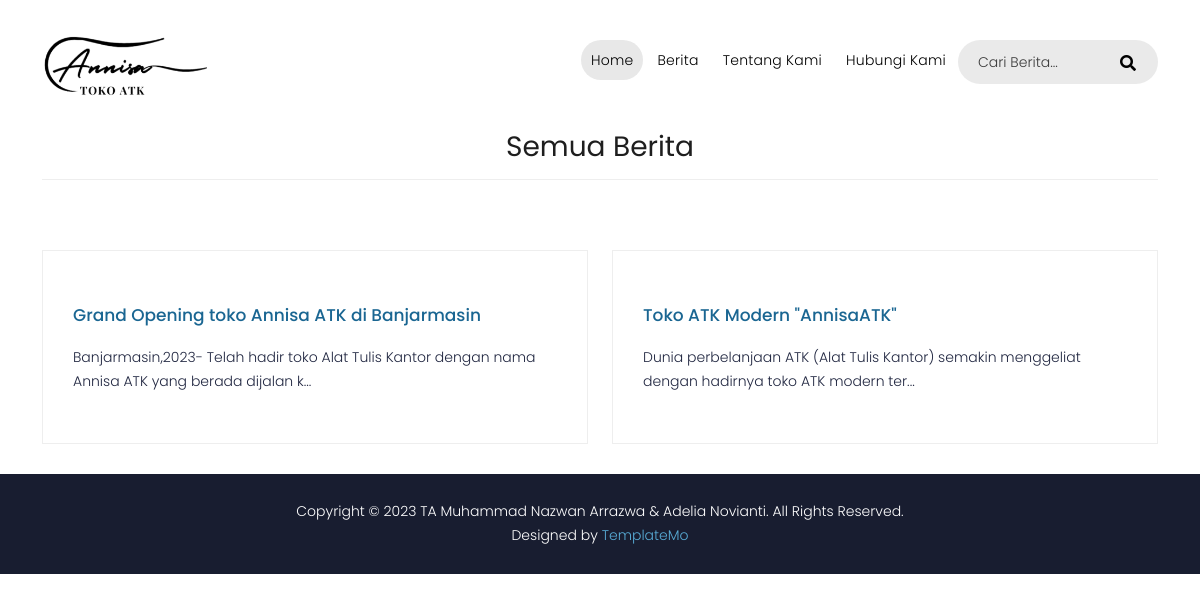
/index.php/landing/semuaBerita, run on an earlier commit of the app's database.
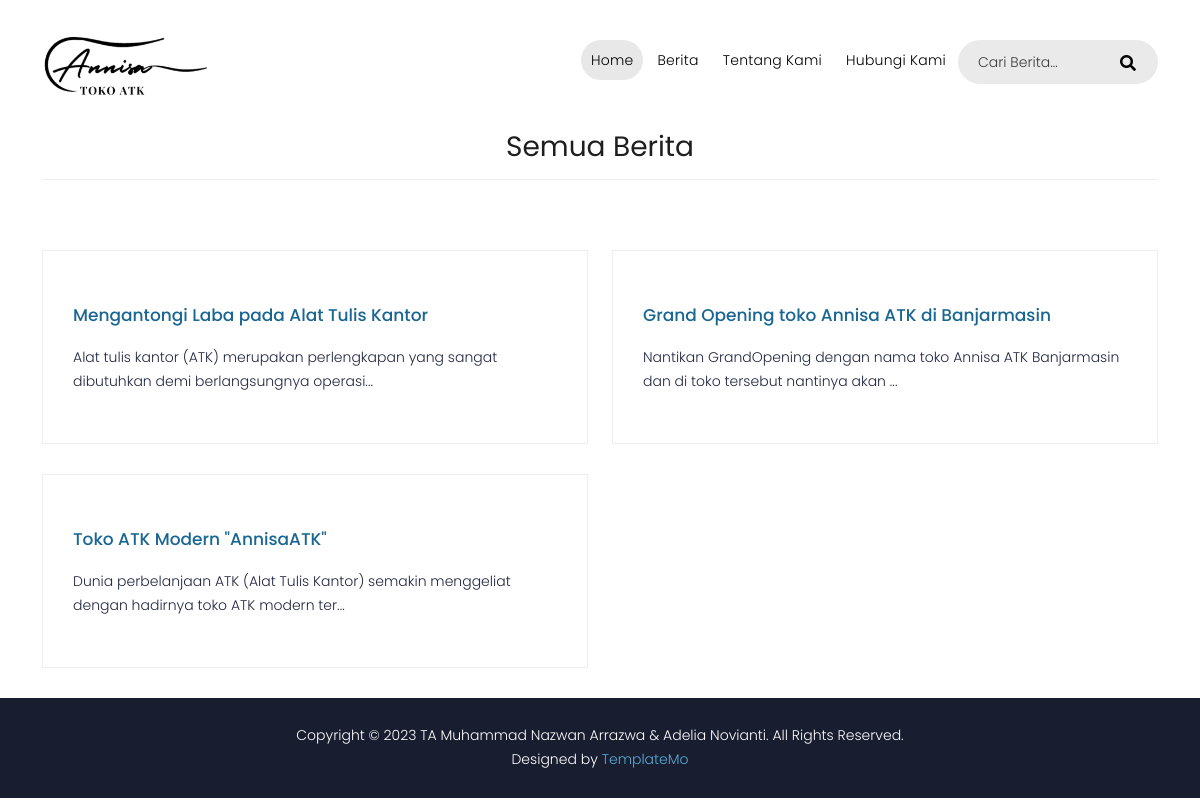
And on a later commit of the database.
### tables this page shows
CREATE TABLE `tb_berita` (
  `id_berita` int(11) NOT NULL,
  `judul_berita` char(100) NOT NULL,
  `isi_berita` text NOT NULL,
  `gambar_berita` char(100) NOT NULL,
  `nama_pengirim` char(100) NOT NULL,
  `tanggal` timestamp NOT NULL DEFAULT current_timestamp() ON UPDATE current_timestamp()
);

### application/views/landing/isi.php (the view, shortened to what the rows shown need)
<?php
if ($page == 'home') {
?>
    <section class="preloader">
        <div class="cart-loader">
            <div class="graph-loading">
                <span class="graph-loading__bar"></span>
                <span class="graph-loading__bar"></span>
                <span class="graph-loading__bar"></span>
                <span class="graph-loading__bar"></span>
                <span class="graph-loading__bar"></span>
            </div>
        </div>
        </div>
    </section>
    <section id="top">
        <div class="main-banner" id="top">
            <div class="container">
                <div class="row">
                    <div class="col-lg-12">
                        <div class="owl-carousel owl-banner">
                            <div class="item item-1">
                                <div class="header-text">
                                    <h2>Temukan <em>Alat Tulis</em> yang Tepat untuk Setiap <em>Kebutuhan!</em></h2>
                                    <div class="buttons">
                                        <div class="main-button scroll-to-section">
                                            <a href="#berita">Telusuri Lebih Lanjut</a>
                                        </div>
                                    </div>
                                </div>
                            </div>
                            <div class="item item-2">
                                <div class="header-text">
                                    <h2> Memberikan <em>Layanan Terbaik </em>Dan<em> Produk Terpercaya </em> untuk Anda!</h2>
                                    <div class="buttons">
                                        <div class="main-button scroll-to-section">
                                            <a href="#berita">Telusuri Lebih Lanjut</a>
                                        </div>
                                    </div>
                                </div>
                            </div>
                            <div class="item item-3">
                                <div class="header-text">
                                    <h2>Menghadirkan <em>Solusi Alat Tulis</em> yang Membuat <em>Hidup Lebih Berwarna!</em></h2>
                                    <div class="buttons">
                                        <div class="main-button scroll-to-section">
                                            <a href="#berita">Telusuri Lebih Lanjut</a>
                                        </div>
                                    </div>
                                </div>
                            </div>
                        </div>
                    </div>
                </div>
            </div>
        </div>
    </section>
    <section class="berita-terbaru" id="berita">
        <div class="latest-products">
            <div class="container">
                <div class="row">
                    <div class="col-md-12">
                        <div class="section-heading">
                            <h2>Berita Terbaru</h2>
                            <a href="<?php echo base_url('landing/semuaBerita'); ?>">Lihat Semua Berita <i class="fa fa-angle-right"></i></a>
                        </div>
                    </div>
                    <?php
                    $counter = 0;
                    if (empty($berita)) {
                    ?>
                        <div class="error">
                            <div class="container-floud">
                                <div class="col-xs-12 ground-color text-center">
                                    <div class="container-error-404">
                                        <div class="clip">
                                            <div class="shadow"><span class="digit thirdDigit"></span></div>
                                        </div>
                                        <div class="clip">
                                            <div class="shadow"><span class="digit secondDigit"></span></div>
                                        </div>
                                        <div class="clip">
                                            <div class="shadow"><span class="digit firstDigit"></span></div>
                                        </div>
                                        <div class="msg">OH!<span class="triangle"></span></div>
                                    </div>
                                    <h2 class="h1">Maaf! Berita Yang Anda Cari Tidak Ditemukan</h2>
                                </div>
                            </div>
                        </div>
                        <?php
                    } else {
                        foreach ($berita as $b) :
                            if ($counter >= 3) {
                                break;
                            }
                        ?>
                            <div class="col-md-4">
                                <div class="product-item">
                                    <a href="<?php echo base_url('landing/berita/') . $b['id_berita']; ?>"><img class="gambarBeritaTerbaru" src="<?php echo base_url('uploads/gambarBerita/'); ?><?= $b['gambar_berita']; ?>"></a>
                                    <div class="down-content">
                                        <a href="<?php echo base_url('landing/berita/') . $b['id_berita']; ?>">
                                            <h4><?= $b['judul_berita']; ?></h4>
                                        </a>
                                        <?php
                                        $batasanKarakter = 100;
                                        $isiBerita =  $b['isi_berita'];
                                        if (strlen($isiBerita) > $batasanKarakter) {
                                            $isiBerita = substr($isiBerita, 0, $batasanKarakter) . '...';
                                        }
                                        ?>
                                        <p class="isiBerita"><?= $isiBerita; ?></p>
                                    </div>
                                </div>
                            </div>
                    <?php
                            $counter++;
                        endforeach;
                    }
                    ?>
                </div>
            </div>
        </div>
    </section>
    <section class="top-section" id="tentangKami">
        <div class="container">
            <div class="row">
                <div class="col-lg-6">
                    <div class="left-image">
                        <img src="<?php echo base_url('assets/') ?>images/content-img-2.jpg" alt="">
                    </div>
                </div>
                <div class="col-lg-6 align-self-center mb-5">
                    <div class="accordions is-first-expanded">
                        <article class="accordion">
                            <div class="accordion-head">
                                <span>Apa sih Toko AnnisaATK itu?</span>
                                <span class="icon">
                                    <i class="icon fa fa-chevron-right"></i>
                                </span>
                            </div>
                            <div class="accordion-body">
                                <div class="content">
                                    <p>Toko Annisa ATK Banjarmasin adalah jenis usaha yang bergerak di bidang penjualan alat tulis kantor (ATK) meliputi berbagai macam produk seperti pensil, pulpen, penghapus, kertas, map, dan banyak lagi. <br><br> Toko Annisa ATK Banjarmasin biasanya menyediakan berbagai jenis ATK untuk memenuhi kebutuhan perorangan, perkantoran, dan institusi lainnya.
                                    </p>
                                </div>
                            </div>
                        </article>
                        <article class="accordion">
                            <div class="accordion-head">
                                <span>Bagaimana kualitas produk yang dijual di toko AnnisaATK?</span>
                                <span class="icon">
                                    <i class="icon fa fa-chevron-right"></i>
                                </span>
                            </div>
                            <div class="accordion-body">
                                <div class="content">
                                    <p>Kualitas produk yang dijual di toko AnnisaATK sangat dijaga dan menjadi prioritas utama. Toko Annisa berkomitmen untuk menyediakan produk berkualitas tinggi kepada pelanggan.
                                    </p>
                                </div>
                            </div>
                        </article>
                        <article class="accordion">
                            <div class="accordion-head">
                                <span>Keuntungan Saat Berbelanja Di Toko AnnisaATK?</span>
                                <span class="icon">
                                    <i class="icon fa fa-chevron-right"></i>
                                </span>
                            </div>
                            <div class="accordion-body">
                                <div class="content">
                                    <p>Keuntungan berbelanja di toko Annisa ATK Banjarmasin yaitu pilihan Produk yang lengkap toko Annisa ATK ini biasanya menawarkan beragam produk seperti pensil, pulpen, penghapus, buku catatan, kertas, dan banyak lagi. <br><br> Anda dapat menemukan semua alat tulis yang Anda butuhkan dalam satu tempat, sehingga Anda tidak perlu berkunjung ke beberapa toko yang berbeda kemudian kualitas dan Keaslian Produk dari toko Annisa ATK Banjarmasin yang baik menyediakan produk-produk berkualitas</p>
                                </div>
                            </div>
                        </article>
                    </div>
                </div>
            </div>
    </section>
    <section class="map section" id="hubungikami">
        <div class="container">
            <div class="row">
                <div class="col-lg-12">
                    <div id="map">
                    </div>
                </div>
                <div class="col-lg-10 offset-lg-1 mb-5">
                    <div class="row">
                        <?php foreach ($toko as $t) : ?>
                            <div class="col-lg-4">
                                <div class="info-item">
                                    <i class="fa fa-envelope"></i>
                                    <h4>Email</h4>
                                    <a href="mailto:<?php echo $t->email; ?>"><?php echo $t->email; ?></a>
                                </div>
                            </div>
                            <div class="col-lg-4">
                                <div class="info-item">
                                    <i class="fa fa-phone"></i>
                                    <h4>Phone Number</h4>
                                    <a href="#"><?php echo $t->no_telp; ?></a>
                                </div>
                            </div>
                            <div class="col-lg-4">
                                <div class="info-item">
                                    <i class="fa fa-map-marked-alt"></i>
                                    <h4>Alamat</h4>
                                    <a href="#"><?php echo $t->alamat; ?></a>
                                </div>
                            </div>
                        <?php endforeach; ?>
                    </div>
                </div>
            </div>
        </div>
    </section>
<?php
} else if ($page == 'berita_semua') {
?>
    <section class="berita-terbaru" id="berita">
        <div class="latest-products">
            <div class="container">
                <div class="row">
                    <div class="col-md-12">
                        <div class="section-heading">
                            <h2>Semua Berita</h2>
                        </div>
                        <?php
                        foreach ($berita as $b) :
                        ?>
                    </div>
                    <div class="col-md-6">
                        <div class="product-item">
                            <div class="down-content">
                                <a href="<?php echo base_url('landing/berita/') . $b['id_berita']; ?>">
                                    <h4><?= $b['judul_berita']; ?></h4>
                                </a>
                                <?php
                                $batasanKarakter = 100;
                                $isiBerita =  $b['isi_berita'];
                                if (strlen($isiBerita) > $batasanKarakter) {
                                    $isiBerita = substr($isiBerita, 0, $batasanKarakter) . '...';
                                }
                                ?>
                                <p class="isiBerita"><?= $isiBerita; ?>
                                </p>
                            </div>
                        </div>
                    <?php endforeach ?>
                    </div>
                </div>
            </div>
        </div>
    </section>
<?php
}
?>

What changed in the data, as far as the page shows it:
added tb_berita: judul_berita "Mengantongi Laba pada Alat Tulis Kantor", isi_berita "Alat tulis kantor (ATK) merupakan perlengkapan yang sangat dibutuhkan demi berlangsungnya operasi..."
changed tb_berita "Grand Opening toko Annisa ATK di Banjarmasin": isi_berita "Banjarmasin,2023- Telah hadir toko Alat Tulis Kantor dengan nama Annisa ATK yang berada dijalan k..." → "Nantikan GrandOpening dengan nama toko Annisa ATK Banjarmasin dan di toko tersebut nantinya akan ..."
